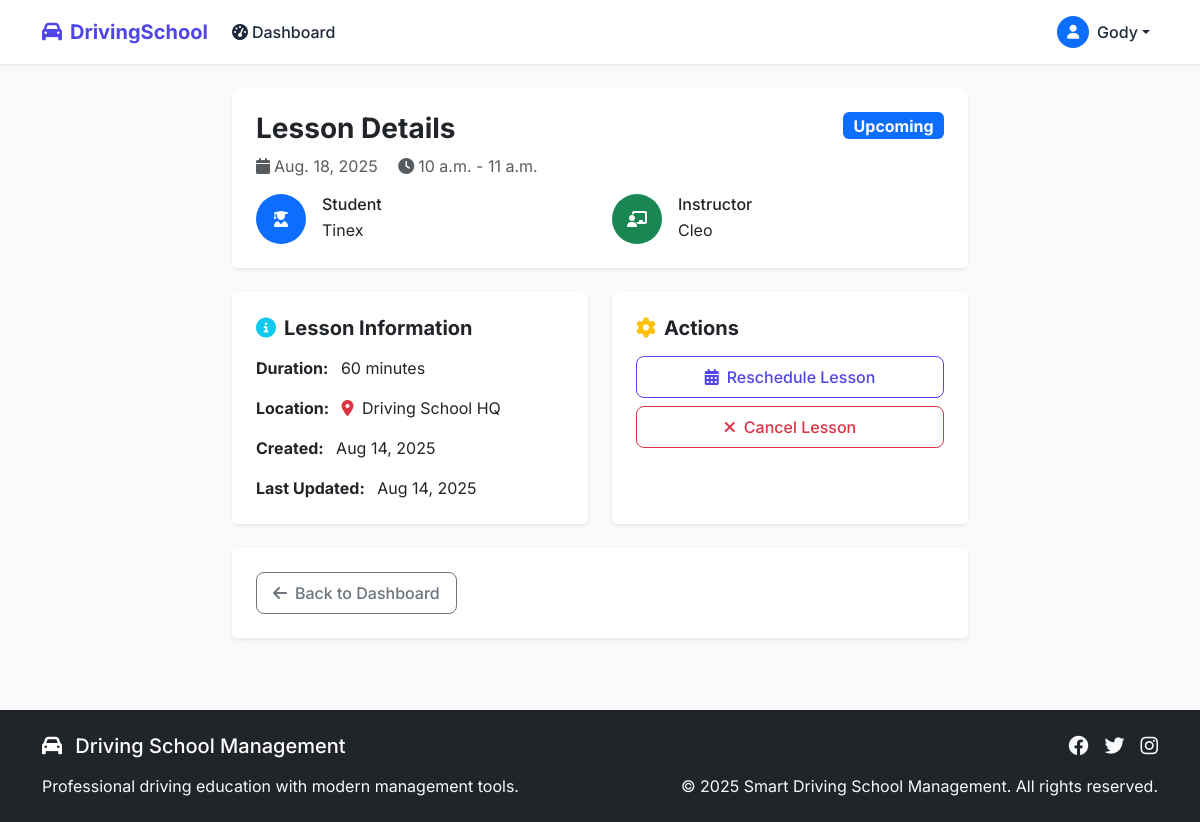
The app's page /lesson/22/ (signed in) with its own data.
### core/models.py (models this page shows, shortened)
class User(AbstractUser):
    ROLE_CHOICES = (
        ('student', 'Student'),
        ('tutor', 'Tutor'),
        ('admin', 'Admin'),
    )
    PAYMENT_STATUS_CHOICES = (
        ('pending', 'Pending'),
        ('approved', 'Approved'),
        ('rejected', 'Rejected'),
    )
    role = models.CharField(max_length=20, choices=ROLE_CHOICES, default='student')
    phone = models.CharField(max_length=20, blank=True, null=True)
    address = models.TextField(blank=True, null=True)
    is_approved = models.BooleanField(default=False)
    is_invited = models.BooleanField(default=False)
    invitation_code = models.CharField(max_length=64, blank=True, null=True)
    payment_verified = models.BooleanField(default=False)
    payment_proof = models.FileField(upload_to='payment_proofs/', blank=True, null=True)
    payment_status = models.CharField(max_length=20, choices=PAYMENT_STATUS_CHOICES, default='pending')
    payment_submitted_at = models.DateTimeField(blank=True, null=True)
    payment_approved_at = models.DateTimeField(blank=True, null=True)
    profile_picture = models.ImageField(upload_to='profile_pictures/', blank=True, null=True)

class Lesson(models.Model):
    student = models.ForeignKey(User, related_name='student_lessons', on_delete=models.CASCADE)
    tutor = models.ForeignKey(User, related_name='tutor_lessons', on_delete=models.CASCADE)
    date = models.DateField()
    start_time = models.TimeField()
    end_time = models.TimeField()
    location = models.CharField(max_length=255)
    created_at = models.DateTimeField(auto_now_add=True)
    updated_at = models.DateTimeField(auto_now=True)
    def get_duration(self):
        start = timezone.datetime.combine(self.date, self.start_time)
        end = timezone.datetime.combine(self.date, self.end_time)
        duration = end - start
        return int(duration.total_seconds() / 60)

### core/views/lesson_views.py (the view)
# urls.py: path('lesson/<int:lesson_id>/', core_views.lesson_detail, name='lesson_detail'),
@login_required
def lesson_detail(request: HttpRequest, lesson_id: int) -> HttpResponse:
    lesson = get_object_or_404(Lesson, id=lesson_id)
    user_profile = get_user_profile(request.user)
    if not user_profile or (
        user_profile.role != 'admin' and
        lesson.student != user_profile and
        lesson.tutor != user_profile
    ):
        messages.error(request, 'You do not have permission to view this lesson.')
        return redirect('dashboard')
    return render(request, 'lesson_detail.html', {'lesson': lesson})

### core/views/auth_views.py (called while the page is built)
def get_user_profile(user: User) -> Optional[User]:
    return user

### core/templates/lesson_detail.html (shortened to what this page needs)
{% extends 'base.html' %}
{% block content %}
<div class="row justify-content-center">
    <div class="col-md-10 col-lg-8">
        <div class="card border-0 shadow-sm mb-4">
            <div class="card-body p-4">
                <div class="d-flex justify-content-between align-items-start mb-3">
                    <div>
                        <h1 class="h3 fw-bold mb-2">Lesson Details</h1>
                        <p class="text-muted mb-0">
                            <i class="fas fa-calendar me-1"></i>{{ lesson.date }}
                            <i class="fas fa-clock ms-3 me-1"></i>{{ lesson.start_time }} - {{ lesson.end_time }}
                        </p>
                    </div>
                    <span class="badge bg-{% if lesson.is_past %}secondary{% else %}primary{% endif %} fs-6">
                        {% if lesson.is_past %}Completed{% else %}Upcoming{% endif %}
                    </span>
                </div>
                <div class="row g-4">
                    <div class="col-md-6">
                        <div class="d-flex align-items-center">
                            <div class="bg-primary text-white rounded-circle d-flex align-items-center justify-content-center me-3" style="width: 50px; height: 50px;">
                                <i class="fas fa-user-graduate"></i>
                            </div>
                            <div>
                                <h6 class="mb-1">Student</h6>
                                <p class="mb-0">{{ lesson.student.get_full_name|default:lesson.student.username }}</p>
                            </div>
                        </div>
                    </div>
                    <div class="col-md-6">
                        <div class="d-flex align-items-center">
                            <div class="bg-success text-white rounded-circle d-flex align-items-center justify-content-center me-3" style="width: 50px; height: 50px;">
                                <i class="fas fa-chalkboard-teacher"></i>
                            </div>
                            <div>
                                <h6 class="mb-1">Instructor</h6>
                                <p class="mb-0">{{ lesson.tutor.get_full_name|default:lesson.tutor.username }}</p>
                            </div>
                        </div>
                    </div>
                </div>
            </div>
        </div>
        <div class="row g-4 mb-4">
            <div class="col-md-6">
                <div class="card border-0 shadow-sm h-100">
                    <div class="card-body p-4">
                        <h5 class="fw-bold mb-3">
                            <i class="fas fa-info-circle text-info me-2"></i>Lesson Information
                        </h5>
                        <div class="mb-3">
                            <strong>Duration:</strong>
                            <span class="ms-2">{{ lesson.get_duration }} minutes</span>
                        </div>
                        <div class="mb-3">
                            <strong>Location:</strong>
                            <span class="ms-2">
                                <i class="fas fa-map-marker-alt text-danger me-1"></i>
                                {{ lesson.location }}
                            </span>
                        </div>
                        <div class="mb-3">
                            <strong>Created:</strong>
                            <span class="ms-2">{{ lesson.created_at|date:"M d, Y" }}</span>
                        </div>
                        {% if lesson.updated_at != lesson.created_at %}
                        <div>
                            <strong>Last Updated:</strong>
                            <span class="ms-2">{{ lesson.updated_at|date:"M d, Y" }}</span>
                        </div>
                        {% endif %}
                    </div>
                </div>
            </div>
            <div class="col-md-6">
                <div class="card border-0 shadow-sm h-100">
                    <div class="card-body p-4">
                        <h5 class="fw-bold mb-3">
                            <i class="fas fa-cog text-warning me-2"></i>Actions
                        </h5>
                        {% if not lesson.is_past %}
                            <div class="d-grid gap-2">
                                <a href="/lesson/{{ lesson.id }}/reschedule/" class="btn btn-outline-primary">
                                    <i class="fas fa-calendar-alt me-2"></i>Reschedule Lesson
                                </a>
                                <a href="/lesson/{{ lesson.id }}/cancel/" class="btn btn-outline-danger">
                                    <i class="fas fa-times me-2"></i>Cancel Lesson
                                </a>
                            </div>
                        {% else %}
                            <div class="alert alert-secondary mb-0">
                                <i class="fas fa-check-circle me-2"></i>
                                This lesson has been completed.
                            </div>
                        {% endif %}
                    </div>
                </div>
            </div>
        </div>
        <div class="card border-0 shadow-sm">
            <div class="card-body p-4">
                <div class="d-flex justify-content-between align-items-center">
                    <a href="{% url 'dashboard' %}" class="btn btn-outline-secondary">
                        <i class="fas fa-arrow-left me-2"></i>Back to Dashboard
                    </a>
                </div>
            </div>
        </div>
    </div>
</div>
{% endblock %}

### core/templates/base.html (shortened to what this page needs)
<!DOCTYPE html>
<html lang="en" data-theme="light">
<head>
    <link href="https://cdn.jsdelivr.net/npm/bootstrap@5.3.2/dist/css/bootstrap.min.css" rel="stylesheet">
    <link rel="stylesheet" href="https://cdnjs.cloudflare.com/ajax/libs/font-awesome/6.4.0/css/all.min.css">
    {% load static %}
    <link rel="stylesheet" href="{% static 'css/style.css' %}">
</head>
<body>
    <nav class="navbar navbar-expand-lg navbar-custom sticky-top">
        <div class="container">
            <a class="navbar-brand d-flex align-items-center" href="{% url 'home' %}">
                <i class="fas fa-car me-2"></i>
                <span class="fw-bold">DrivingSchool</span>
            </a>
            <div class="collapse navbar-collapse" id="navbarNav">
                <ul class="navbar-nav me-auto">
                    {% if user.is_authenticated %}
                        <li class="nav-item">
                            <a class="nav-link" href="{% url 'dashboard' %}">
                                <i class="fas fa-tachometer-alt me-1"></i>Dashboard
                            </a>
                        </li>
                    {% endif %}
                </ul>
                <ul class="navbar-nav">
                    {% if user.is_authenticated %}
                        <li class="nav-item dropdown">
                            <a class="nav-link dropdown-toggle d-flex align-items-center" href="#" id="navbarDropdown" role="button" data-bs-toggle="dropdown">
                                {% if user.profile_picture %}
                                    <img src="{{ user.profile_picture.url }}" alt="Profile Picture" class="rounded-circle me-2" style="width: 32px; height: 32px; object-fit: cover;">
                                {% else %}
                                    <div class="bg-primary text-white rounded-circle d-flex align-items-center justify-content-center me-2" style="width: 32px; height: 32px;">
                                        <i class="fas fa-user fa-sm"></i>
                                    </div>
                                {% endif %}
                                {{ user.get_full_name|default:user.username }}
                            </a>
                        </li>
                    {% endif %}
                </ul>
            </div>
        </div>
    </nav>
    <main class="py-4">
        <div class="container">
            {% block content %}{% endblock %}
        </div>
    </main>
    <footer class="bg-dark text-white py-4 mt-5">
        <div class="container">
            <div class="row">
                <div class="col-md-6">
                    <h5 class="mb-3">
                        <i class="fas fa-car me-2"></i>
                        Driving School Management
                    </h5>
                    <p class="text-light mb-0">
                        Professional driving education with modern management tools.
                    </p>
                </div>
                <div class="col-md-6 text-md-end">
                    <div class="d-flex justify-content-md-end justify-content-start gap-3 mb-3">
                        <a href="#" class="text-light">
                            <i class="fab fa-facebook fa-lg"></i>
                        </a>
                        <a href="#" class="text-light">
                            <i class="fab fa-twitter fa-lg"></i>
                        </a>
                        <a href="#" class="text-light">
                            <i class="fab fa-instagram fa-lg"></i>
                        </a>
                    </div>
                    <p class="text-light mb-0">
                        &copy; 2025 Smart Driving School Management. All rights reserved.
                    </p>
                </div>
            </div>
        </div>
    </footer>
</body>
</html>

### core/static/css/style.css (style rules this page uses)
:root { --primary-color: #4f46e5; --primary-hover: #4338ca; --secondary-color: #64748b; --success-color: #22c55e; --danger-color: #ef4444; --warning-color: #f59e0b; --info-color: #3b82f6; --background-light: #f8fafc; --text-dark: #1e293b; --text-light: #64748b; --border-color: #e2e8f0; --card-shadow: 0 4px 6px -1px rgb(0 0 0 / 0.1), 0 2px 4px -2px rgb(0 0 0 / 0.1); }
body { font-family: 'Inter', system-ui, -apple-system, sans-serif; background-color: var(--background-light); color: var(--text-dark); line-height: 1.5; }
.navbar-custom { background-color: white; box-shadow: 0 1px 3px 0 rgb(0 0 0 / 0.1); }
.navbar-brand { font-weight: 600; color: var(--primary-color) !important; }
.nav-link { color: var(--text-dark) !important; font-weight: 500; transition: color 0.2s; }
.card { border: none; box-shadow: var(--card-shadow); transition: transform 0.2s, box-shadow 0.2s; }
.btn { font-weight: 500; padding: 0.5rem 1rem; border-radius: 0.5rem; transition: all 0.2s; }
.btn-outline-primary { color: var(--primary-color); border-color: var(--primary-color); }
.fade-in { animation: fadeIn 0.3s ease-out; }

### records on screen
User: get_full_name "Gody"
Lesson: date "Aug. 18, 2025", start_time "10 a.m.", end_time "11 a.m.", student.get_full_name "Tinex", tutor.get_full_name "Cleo", get_duration "60", location "Driving School HQ", created_at "Aug 14, 2025", updated_at "Aug 14, 2025"
